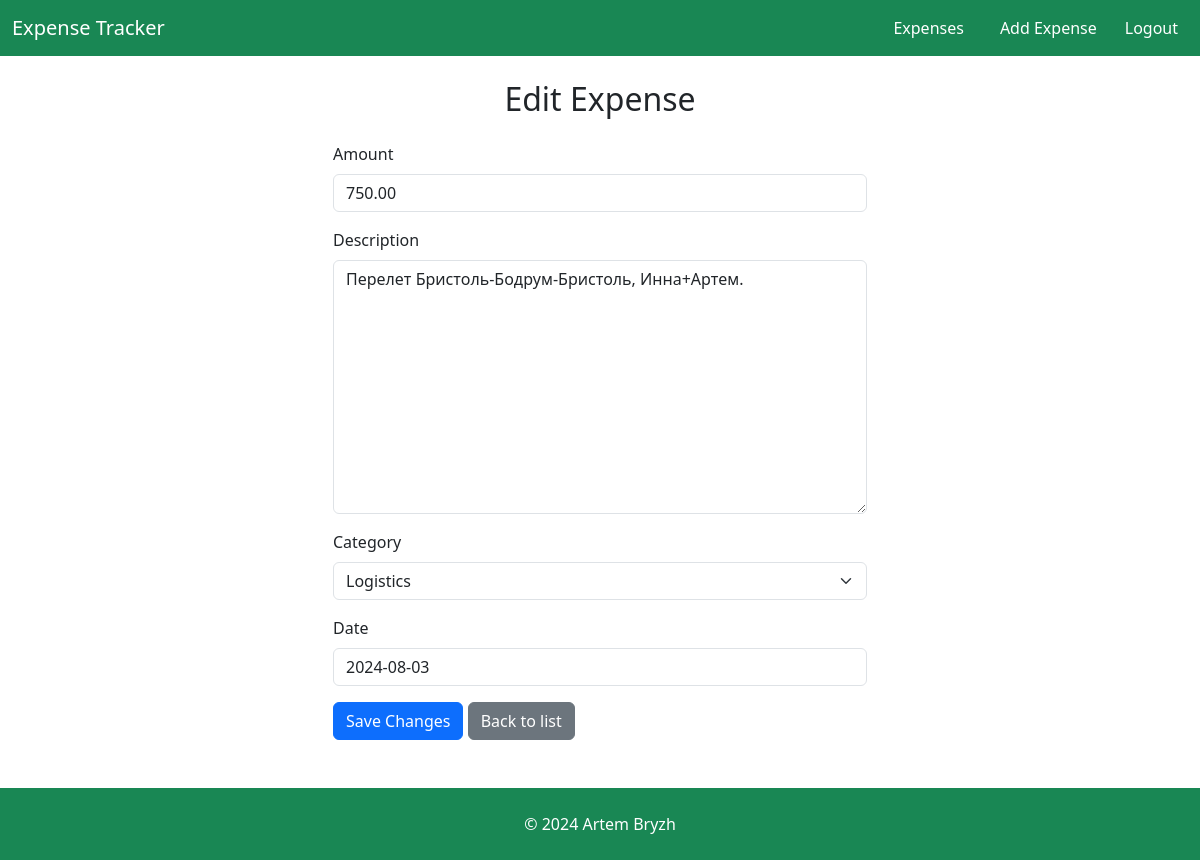
Screenshot of /edit/9/ (signed in) with the database file from the repository.
### expenses/models.py (models this page shows, shortened)
class Expense(models.Model):
    amount = models.DecimalField(max_digits=10, decimal_places=2)
    description = models.TextField()
    category = models.ForeignKey(Category, on_delete=models.CASCADE)
    date = models.DateField(blank=True, null=True)
    user = models.ForeignKey(User, on_delete=models.CASCADE)
    history = HistoricalRecords()

### expenses/views.py (the view)
# urls.py: path('edit/<int:pk>/', expenses_views.edit_expense, name='edit_expense'),
@login_required
def edit_expense(request, pk):
    expense = get_object_or_404(Expense, pk=pk)
    if request.method == 'POST':
        form = ExpenseForm(request.POST, instance=expense)
        if form.is_valid():
            form.save()
            messages.success(request, 'Expense updated successfully!')
            return redirect('expense_list')
    else:
        form = ExpenseForm(instance=expense)
    return render(request, 'expenses/edit_expense.html', {'form': form})

### expenses/forms.py
class ExpenseForm(forms.ModelForm):
    class Meta:
        model = Expense
        fields = ['amount', 'description', 'category', 'date']
    def __init__(self, *args, **kwargs):
        super(ExpenseForm, self).__init__(*args, **kwargs)
        self.fields['date'].required = False  # Устанавливаем поле необязательным

### expenses/models.py (called while the page is built)
    def __str__(self):
        return self.name

### expenses/templatetags/form_tags.py (called while the page is built)
@register.filter(name='add_class')
def add_class(value, arg):
    if hasattr(value, 'as_widget'):
        return value.as_widget(attrs={'class': arg})
    return value

### templates/expenses/edit_expense.html (shortened to what this page needs)
{% extends 'base.html' %}
{% load form_tags %}
{% block content %}
<div class="container mt-4">
    <h2 class="mb-4 text-center">Edit Expense</h2>
    <div class="row justify-content-center">
        <div class="col-md-6">
            <form method="post">
                <div class="mb-3">
                    <label for="id_amount" class="form-label">Amount</label>
                    {{ form.amount|add_class:"form-control" }}
                </div>
                <div class="mb-3">
                    <label for="id_description" class="form-label">Description</label>
                    {{ form.description|add_class:"form-control" }}
                </div>
                <div class="mb-3">
                    <label for="id_category" class="form-label">Category</label>
                    {{ form.category|add_class:"form-select" }}
                </div>
                <div class="mb-3">
                    <label for="id_date" class="form-label">Date</label>
                    {{ form.date|add_class:"form-control" }}
                </div>
                <button type="submit" class="btn btn-primary">Save Changes</button>
                <a href="{% url 'expense_list' %}" class="btn btn-secondary">Back to list</a>
            </form>
        </div>
    </div>
</div>
{% endblock %}

### rows the page displays
Expense: amount "750.00", description "Перелет Бристоль-Бодрум-Бристоль, Инна+Артем.", category "Logistics", date "2024-08-03"
